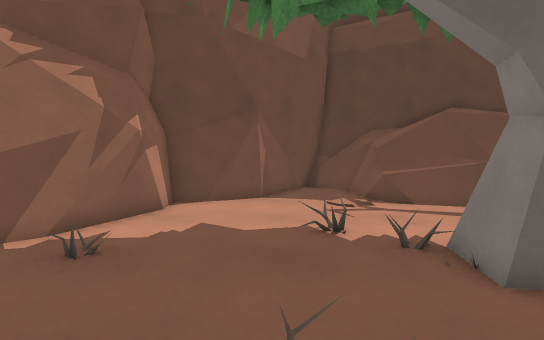
View 1 (above)

21 first-person views from a walk through a Godot game level. The camera is 1.2 m above the floor, tilts 4° down and sees 85° across. The floor is counted in squares, 0.63 m on a side. Each view is taken from the middle of a square. On the plan, view 1 faces up. The plan holds only what a view shows up to about 17 squares ahead; the rest is blank. The place goes on beyond the plan. Surface patterns are stand-ins for the level's own textures.

View 2
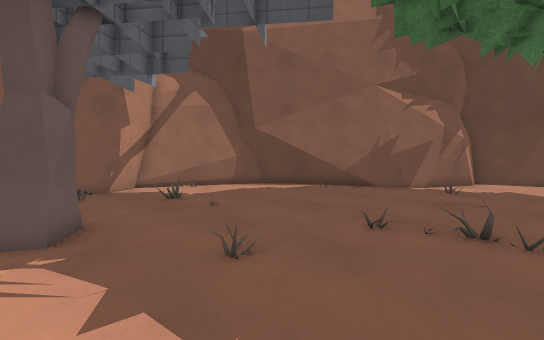

View 3
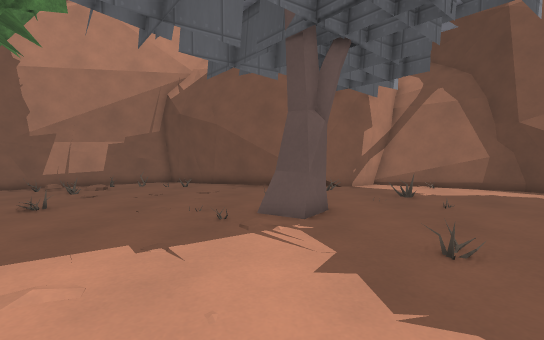

View 4
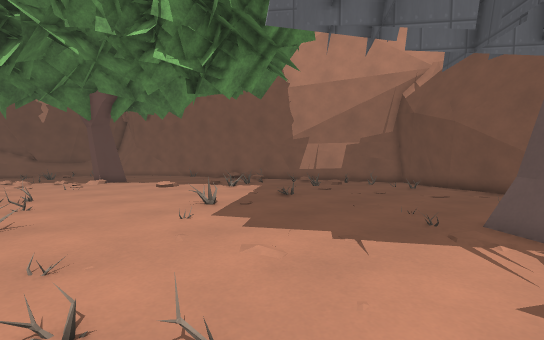

View 5
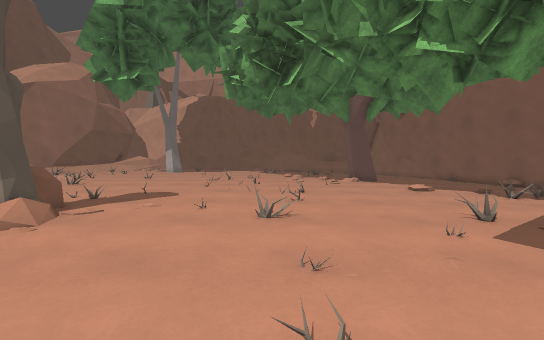

View 6
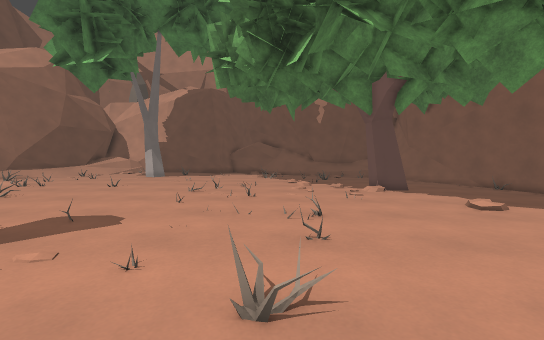

View 7
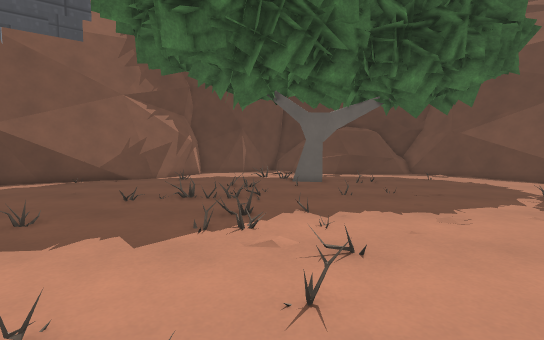

View 8
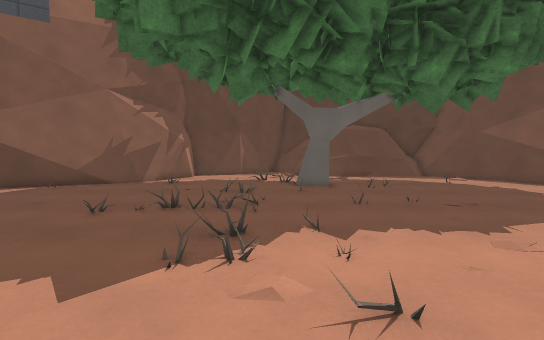

View 9
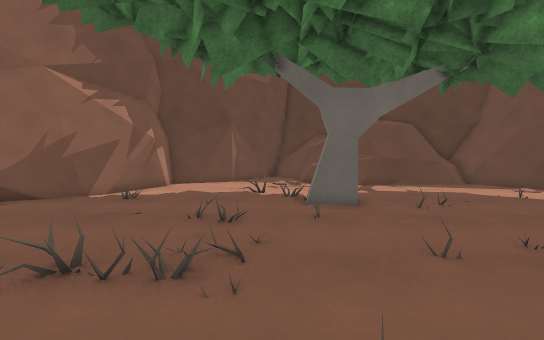

View 10
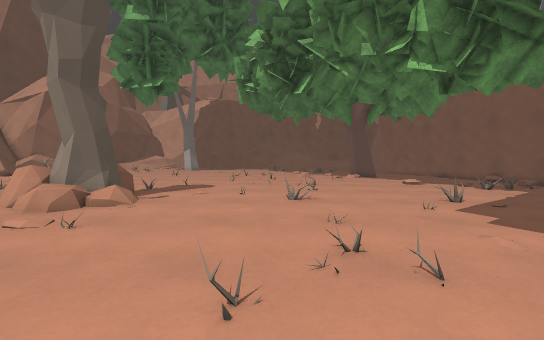

View 11
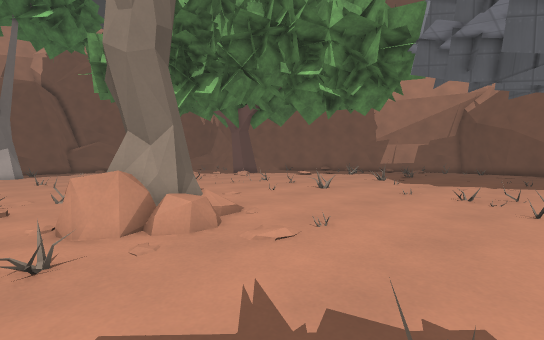

View 12
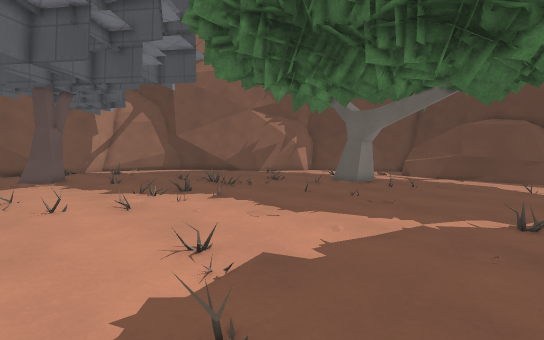

View 13
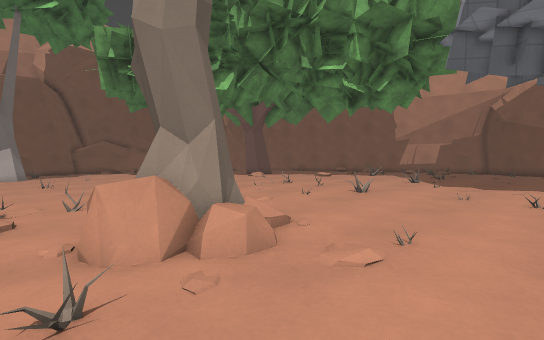

View 14
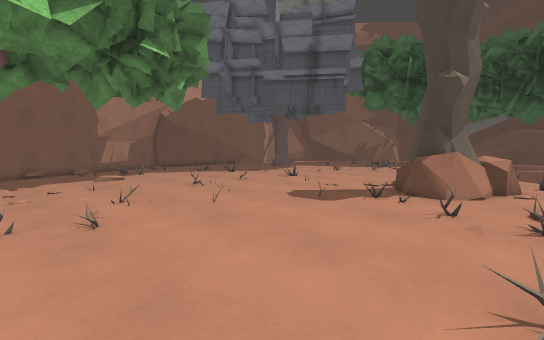

View 15
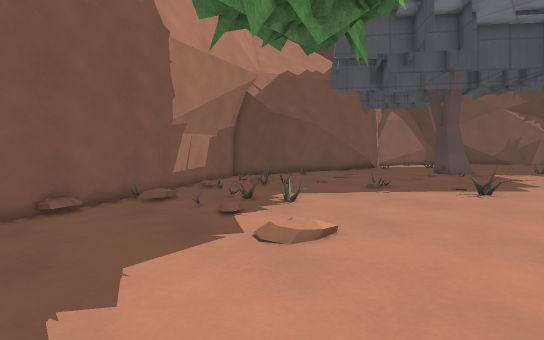

View 16
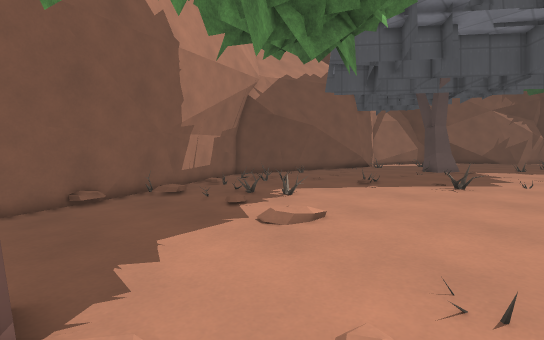

View 17
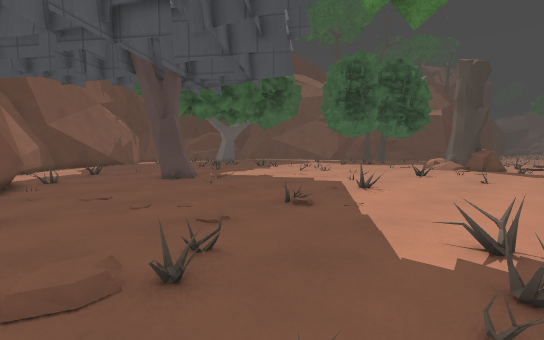

View 18
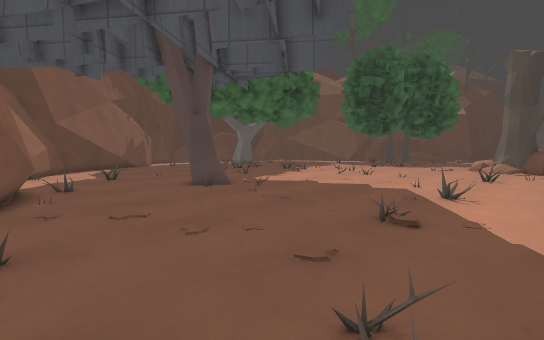

View 19
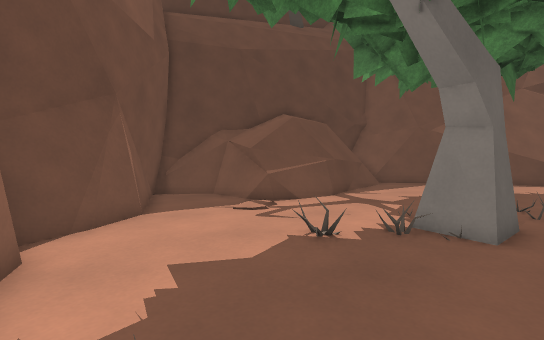

View 20
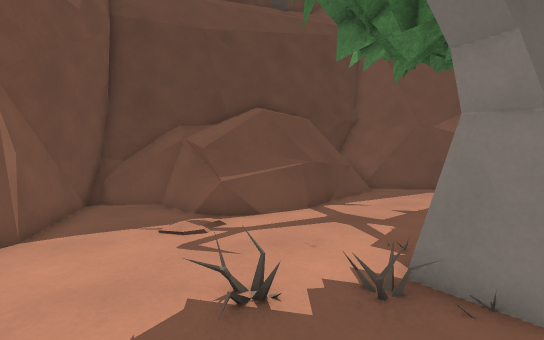

View 21
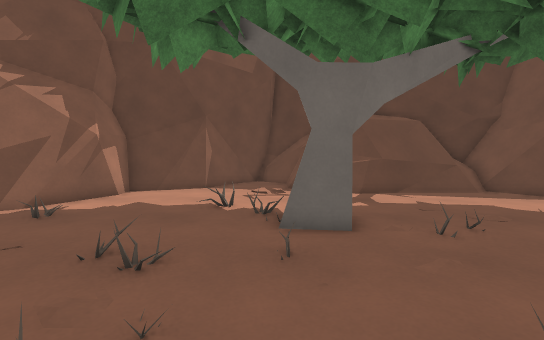

### Floor plan
Key: @ floor where view 1 was taken; # wall or solid block; . main floor; - floor 0.25 m lower than the main floor; _ floor 0.5 m lower than the main floor; / step, stairs or slope; = window, fence, low wall or low ledge; ^ raised ledge; R rock.
Columns run from 16 left of view 1 to 13 right of it. Each row starts with its distance up from view 1.
 17                   ####
 16                  ##=##
 15                 ##..=#
 14                 #...=#      ##
 13               ###...=###   ##^
 12             ####....=^^######^
 11             #=#..../.=^^###==.
 10             #.................
  9             #.................
  8            ##.................
  7           ##..................
  6         ###=..................
  5        ###.........###........
  4       ##=..........=##........
  3     ###.......................
  2   ###...........//............
  1   ##..........................
  0  ##.............@.............
 -1 ##=...........................
 -2 ##............................
 -3 #....=........................
 -4 ##............................
 -5  #...............==...........
 -6  #............................
 -7  #=....##.....................
 -8  #.....##....................
 -9 ##.....##.....................
-10 ##-................=.......=.
-11 #---..........................
-12 #--..........................
-13 -----.........................
-14 ------........................
-15 ------........................
-16 -------................./ RR..
-17 ----.---...=.....=...../RRRRR.
-18 ---------........==..../RRRR..
-19 -.//------..............RRR...
-20 ------------.............R....
-21 -------------.................
-22 ------==------................
-23 ----=/=---------=..........=..
-24 #-----/-----------.........---
-25 #=.---/--.----------.....-----
-26 ##-------/--------------------
-27  #----------------------------
-28  #----------------------------
-29  ##---------------------------
-30   #_--------------------------
-31   #__----=##- --- --# --------

Where each view was taken, in squares from view 1:
view 1: 0 up, 0 right, facing up
view 2: 9 down, 0 right, facing up-left
view 3: 9 down, 1 right, facing left
view 4: 8 down, 1 right, facing down-left
view 5: 9 down, 1 right, facing down
view 6: 14 down, 1 right, facing down
view 7: 13 down, 2 right, facing up
view 8: 11 down, 2 right, facing up
view 9: 6 down, 2 right, facing up
view 10: 6 down, 2 right, facing down
view 11: 9 down, 13 right, facing down-left
view 12: 11 down, 13 right, facing up-left
view 13: 11 down, 13 right, facing down-left
view 14: 31 down, 13 right, facing up-left
view 15: 30 down, 3 left, facing up-left
view 16: 31 down, 2 left, facing up-left
view 17: 23 down, 16 left, facing up-right
view 18: 20 down, 16 left, facing up-right
view 19: 3 up, 4 left, facing up-right
view 20: 4 up, 1 left, facing up-right
view 21: 3 down, 3 right, facing up
